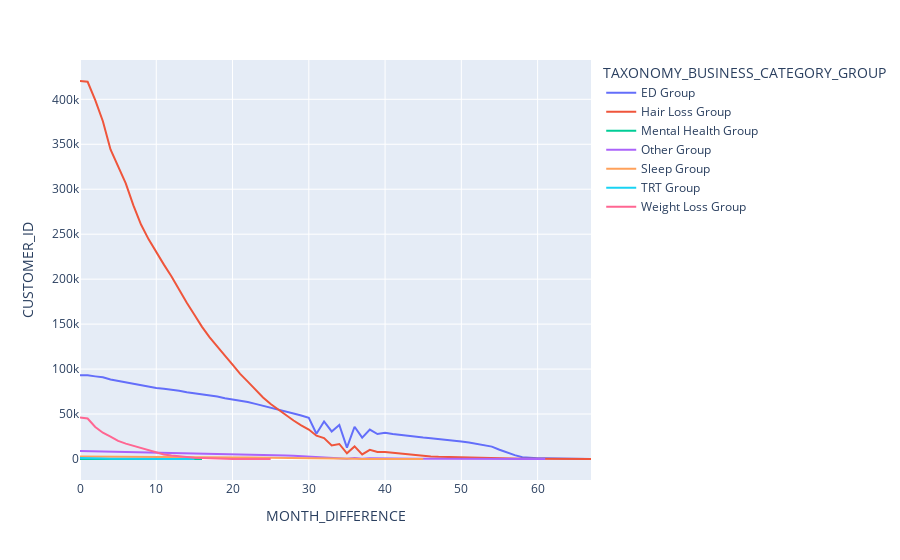
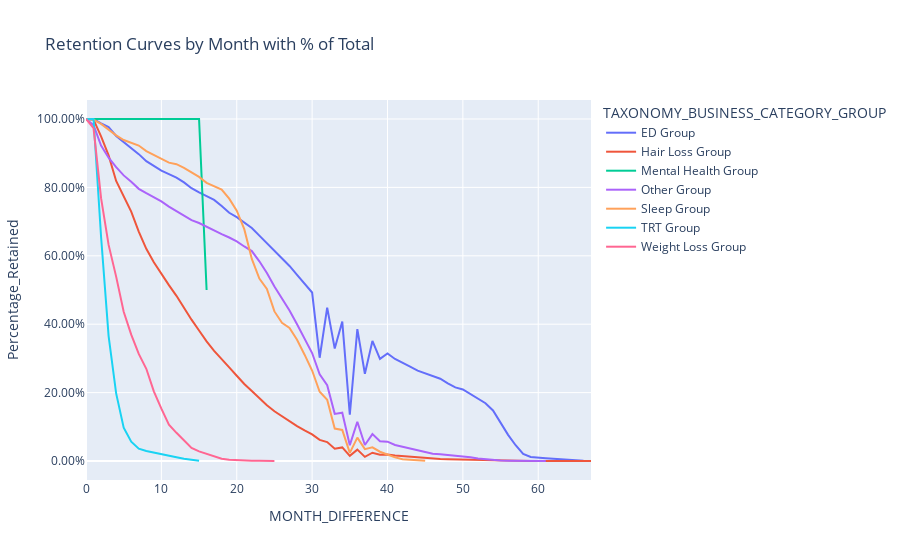

The notebook cell saved with these charts, in order:
### Code cell
##Draw some retention curves for easy analysis across products

taxonomy_grouping = final_table.groupby(by=["TAXONOMY_BUSINESS_CATEGORY_GROUP", "MONTH_DIFFERENCE"], dropna=False).CUSTOMER_ID.nunique()
taxonomy_grouping = taxonomy_grouping.reset_index()
# taxonomy_grouping
fig = px.line(taxonomy_grouping, x="MONTH_DIFFERENCE", y="CUSTOMER_ID", color='TAXONOMY_BUSINESS_CATEGORY_GROUP')
fig.show()


taxonomy_grouping['Percentage_Retained'] = taxonomy_grouping['CUSTOMER_ID'] / taxonomy_grouping.groupby('TAXONOMY_BUSINESS_CATEGORY_GROUP')['CUSTOMER_ID'].transform('max')
fig = px.line(taxonomy_grouping, x="MONTH_DIFFERENCE", y="Percentage_Retained", color='TAXONOMY_BUSINESS_CATEGORY_GROUP' , title="Retention Curves by Month with % of Total")
fig.update_layout(yaxis_tickformat=".2%")
fig.show()

### Figure 1 — Plotly figure (JSON) as saved in the notebook; plotly's stock layout.template omitted (floating-point values rounded to 4 significant figures)
{"data": [{"hovertemplate": "TAXONOMY_BUSINESS_CATEGORY_GROUP=ED Group<br>MONTH_DIFFERENCE=%{x}<br>CUSTOMER_ID=%{y}<extra></extra>", "legendgroup": "ED Group", "line": {"color": "#636efa", "dash": "solid"}, "marker": {"symbol": "circle"}, "mode": "lines", "name": "ED Group", "orientation": "v", "showlegend": true, "type": "scatter", "x": [0, 1, 2, 3, 4, 5, 6, 7, 8, 9, 10, 11, 12, 13, 14, 15, 16, 17, 18, 19, 20, 21, 22, 23, 24, 25, 26, 27, 28, 29, 30, 31, 32, 33, 34, 35, 36, 37, 38, 39, 40, 41, 42, 43, 44, 45, 46, 47, 48, 49, 50, 51, 52, 53, 54, 55, 56, 57, 58, 59, 60, 61, 62, 63, 64, 65, 66, 67], "xaxis": "x", "y": [93050, 93061, 91894, 90845, 88444, 86779, 85341, 83500, 81591, 80269, 79021, 78051, 77091, 75809, 74220, 73070, 72024, 71035, 69399, 67551, 66373, 64869, 63393, 61322, 59296, 57407, 55179, 53070, 50661, 48384, 45839, 28101, 41718, 30612, 37945, 12641, 35887, 23742, 32659, 27786, 29282, 27770, 26613, 25678, 24605, 23852, 23166, 22397, 21142, 20039, 19478, 18280, 17026, 15715, 13745, 10300, 7123, 4294, 1937, 1113, 855, 772, 624, 442, 287, 162, 55, 7], "yaxis": "y"}, {"hovertemplate": "TAXONOMY_BUSINESS_CATEGORY_GROUP=Hair Loss Group<br>MONTH_DIFFERENCE=%{x}<br>CUSTOMER_ID=%{y}<extra></extra>", "legendgroup": "Hair Loss Group", "line": {"color": "#EF553B", "dash": "solid"}, "marker": {"symbol": "circle"}, "mode": "lines", "name": "Hair Loss Group", "orientation": "v", "showlegend": true, "type": "scatter", "x": [0, 1, 2, 3, 4, 5, 6, 7, 8, 9, 10, 11, 12, 13, 14, 15, 16, 17, 18, 19, 20, 21, 22, 23, 24, 25, 26, 27, 28, 29, 30, 31, 32, 33, 34, 35, 36, 37, 38, 39, 40, 41, 42, 43, 44, 45, 46, 47, 48, 49, 50, 51, 52, 53, 54, 55, 56, 57, 58, 59, 60, 61, 62, 63, 64, 65, 66, 67], "xaxis": "x", "y": [420361, 419496, 399038, 375620, 344157, 324902, 306534, 281998, 260748, 244282, 229661, 216146, 203050, 188211, 173694, 160357, 146981, 135306, 125633, 115011, 104833, 94658, 86082, 76814, 68444, 61107, 54782, 49225, 42819, 37507, 32749, 25933, 23243, 14997, 16698, 6292, 13995, 5103, 10169, 7741, 7867, 6860, 5961, 5104, 4209, 3323, 2772, 2379, 2124, 1891, 1615, 1238, 1042, 862, 720, 563, 493, 388, 252, 145, 84, 70, 53, 35, 24, 16, 7, 3], "yaxis": "y"}, {"hovertemplate": "TAXONOMY_BUSINESS_CATEGORY_GROUP=Mental Health Group<br>MONTH_DIFFERENCE=%{x}<br>CUSTOMER_ID=%{y}<extra></extra>", "legendgroup": "Mental Health Group", "line": {"color": "#00cc96", "dash": "solid"}, "marker": {"symbol": "circle"}, "mode": "lines", "name": "Mental Health Group", "orientation": "v", "showlegend": true, "type": "scatter", "x": [0, 1, 2, 3, 4, 5, 6, 7, 8, 9, 10, 11, 12, 13, 14, 15, 16], "xaxis": "x", "y": [2, 2, 2, 2, 2, 2, 2, 2, 2, 2, 2, 2, 2, 2, 2, 2, 1], "yaxis": "y"}, {"hovertemplate": "TAXONOMY_BUSINESS_CATEGORY_GROUP=Other Group<br>MONTH_DIFFERENCE=%{x}<br>CUSTOMER_ID=%{y}<extra></extra>", "legendgroup": "Other Group", "line": {"color": "#ab63fa", "dash": "solid"}, "marker": {"symbol": "circle"}, "mode": "lines", "name": "Other Group", "orientation": "v", "showlegend": true, "type": "scatter", "x": [0, 1, 2, 3, 4, 5, 6, 7, 8, 9, 10, 11, 12, 13, 14, 15, 16, 17, 18, 19, 20, 21, 22, 23, 24, 25, 26, 27, 28, 29, 30, 31, 32, 33, 34, 35, 36, 37, 38, 39, 40, 41, 42, 43, 44, 45, 46, 47, 48, 49, 50, 51, 52, 53, 54, 55, 56, 57, 58, 59, 60, 61], "xaxis": "x", "y": [8910, 8748, 8218, 7902, 7654, 7441, 7275, 7091, 6977, 6871, 6763, 6628, 6509, 6381, 6276, 6201, 6101, 6008, 5913, 5823, 5722, 5589, 5468, 5203, 4899, 4545, 4245, 3922, 3562, 3175, 2813, 2260, 1975, 1228, 1258, 413, 1021, 418, 700, 516, 504, 418, 373, 314, 263, 220, 191, 177, 159, 141, 116, 95, 63, 45, 24, 11, 8, 6, 5, 4, 3, 1], "yaxis": "y"}, {"hovertemplate": "TAXONOMY_BUSINESS_CATEGORY_GROUP=Sleep Group<br>MONTH_DIFFERENCE=%{x}<br>CUSTOMER_ID=%{y}<extra></extra>", "legendgroup": "Sleep Group", "line": {"color": "#FFA15A", "dash": "solid"}, "marker": {"symbol": "circle"}, "mode": "lines", "name": "Sleep Group", "orientation": "v", "showlegend": true, "type": "scatter", "x": [0, 1, 2, 3, 4, 5, 6, 7, 8, 9, 10, 11, 12, 13, 14, 15, 16, 17, 18, 19, 20, 21, 22, 23, 24, 25, 26, 27, 28, 29, 30, 31, 32, 33, 34, 35, 36, 37, 38, 39, 40, 41, 42, 43, 44, 45], "xaxis": "x", "y": [2657, 2651, 2619, 2571, 2530, 2494, 2474, 2451, 2408, 2380, 2346, 2318, 2306, 2278, 2242, 2207, 2161, 2135, 2108, 2038, 1945, 1801, 1570, 1417, 1337, 1162, 1074, 1034, 942, 826, 703, 538, 476, 252, 241, 63, 182, 92, 106, 72, 48, 28, 14, 10, 5, 1], "yaxis": "y"}, {"hovertemplate": "TAXONOMY_BUSINESS_CATEGORY_GROUP=TRT Group<br>MONTH_DIFFERENCE=%{x}<br>CUSTOMER_ID=%{y}<extra></extra>", "legendgroup": "TRT Group", "line": {"color": "#19d3f3", "dash": "solid"}, "marker": {"symbol": "circle"}, "mode": "lines", "name": "TRT Group", "orientation": "v", "showlegend": true, "type": "scatter", "x": [0, 1, 2, 3, 4, 5, 6, 7, 8, 9, 10, 11, 12, 13, 14, 15], "xaxis": "x", "y": [1187, 1188, 779, 434, 235, 116, 67, 43, 35, 29, 24, 17, 13, 8, 5, 1], "yaxis": "y"}, {"hovertemplate": "TAXONOMY_BUSINESS_CATEGORY_GROUP=Weight Loss Group<br>MONTH_DIFFERENCE=%{x}<br>CUSTOMER_ID=%{y}<extra></extra>", "legendgroup": "Weight Loss Group", "line": {"color": "#FF6692", "dash": "solid"}, "marker": {"symbol": "circle"}, "mode": "lines", "name": "Weight Loss Group", "orientation": "v", "showlegend": true, "type": "scatter", "x": [0, 1, 2, 3, 4, 5, 6, 7, 8, 9, 10, 11, 12, 13, 14, 15, 16, 17, 18, 19, 20, 21, 22, 23, 24, 25], "xaxis": "x", "y": [46256, 45024, 35541, 29228, 24940, 20175, 17086, 14480, 12471, 9418, 7074, 4922, 3811, 2801, 1780, 1298, 977, 576, 311, 156, 91, 57, 25, 21, 14, 9], "yaxis": "y"}], "layout": {"autosize": true, "legend": {"title": {"text": "TAXONOMY_BUSINESS_CATEGORY_GROUP"}, "tracegroupgap": 0}, "margin": {"t": 60}, "xaxis": {"anchor": "y", "autorange": true, "domain": [0, 1], "range": [0, 67], "title": {"text": "MONTH_DIFFERENCE"}, "type": "linear"}, "yaxis": {"anchor": "x", "autorange": true, "domain": [0, 1], "range": [-23350.0, 443700.0], "title": {"text": "CUSTOMER_ID"}, "type": "linear"}}}

### Figure 2 — Plotly figure (JSON) as saved in the notebook; plotly's stock layout.template omitted (floating-point values rounded to 4 significant figures)
{"data": [{"hovertemplate": "TAXONOMY_BUSINESS_CATEGORY_GROUP=ED Group<br>MONTH_DIFFERENCE=%{x}<br>Percentage_Retained=%{y}<extra></extra>", "legendgroup": "ED Group", "line": {"color": "#636efa", "dash": "solid"}, "marker": {"symbol": "circle"}, "mode": "lines", "name": "ED Group", "orientation": "v", "showlegend": true, "type": "scatter", "x": [0, 1, 2, 3, 4, 5, 6, 7, 8, 9, 10, 11, 12, 13, 14, 15, 16, 17, 18, 19, 20, 21, 22, 23, 24, 25, 26, 27, 28, 29, 30, 31, 32, 33, 34, 35, 36, 37, 38, 39, 40, 41, 42, 43, 44, 45, 46, 47, 48, 49, 50, 51, 52, 53, 54, 55, 56, 57, 58, 59, 60, 61, 62, 63, 64, 65, 66, 67], "xaxis": "x", "y": [0.9999, 1, 0.9875, 0.9762, 0.9504, 0.9325, 0.917, 0.8973, 0.8767, 0.8625, 0.8491, 0.8387, 0.8284, 0.8146, 0.7975, 0.7852, 0.7739, 0.7633, 0.7457, 0.7259, 0.7132, 0.6971, 0.6812, 0.6589, 0.6372, 0.6169, 0.5929, 0.5703, 0.5444, 0.5199, 0.4926, 0.302, 0.4483, 0.3289, 0.4077, 0.1358, 0.3856, 0.2551, 0.3509, 0.2986, 0.3147, 0.2984, 0.286, 0.2759, 0.2644, 0.2563, 0.2489, 0.2407, 0.2272, 0.2153, 0.2093, 0.1964, 0.183, 0.1689, 0.1477, 0.1107, 0.07654, 0.04614, 0.02081, 0.01196, 0.009188, 0.008296, 0.006705, 0.00475, 0.003084, 0.001741, 0.000591, 7.522e-05], "yaxis": "y"}, {"hovertemplate": "TAXONOMY_BUSINESS_CATEGORY_GROUP=Hair Loss Group<br>MONTH_DIFFERENCE=%{x}<br>Percentage_Retained=%{y}<extra></extra>", "legendgroup": "Hair Loss Group", "line": {"color": "#EF553B", "dash": "solid"}, "marker": {"symbol": "circle"}, "mode": "lines", "name": "Hair Loss Group", "orientation": "v", "showlegend": true, "type": "scatter", "x": [0, 1, 2, 3, 4, 5, 6, 7, 8, 9, 10, 11, 12, 13, 14, 15, 16, 17, 18, 19, 20, 21, 22, 23, 24, 25, 26, 27, 28, 29, 30, 31, 32, 33, 34, 35, 36, 37, 38, 39, 40, 41, 42, 43, 44, 45, 46, 47, 48, 49, 50, 51, 52, 53, 54, 55, 56, 57, 58, 59, 60, 61, 62, 63, 64, 65, 66, 67], "xaxis": "x", "y": [1, 0.9979, 0.9493, 0.8936, 0.8187, 0.7729, 0.7292, 0.6708, 0.6203, 0.5811, 0.5463, 0.5142, 0.483, 0.4477, 0.4132, 0.3815, 0.3497, 0.3219, 0.2989, 0.2736, 0.2494, 0.2252, 0.2048, 0.1827, 0.1628, 0.1454, 0.1303, 0.1171, 0.1019, 0.08923, 0.07791, 0.06169, 0.05529, 0.03568, 0.03972, 0.01497, 0.03329, 0.01214, 0.02419, 0.01842, 0.01871, 0.01632, 0.01418, 0.01214, 0.01001, 0.007905, 0.006594, 0.005659, 0.005053, 0.004499, 0.003842, 0.002945, 0.002479, 0.002051, 0.001713, 0.001339, 0.001173, 0.000923, 0.0005995, 0.0003449, 0.0001998, 0.0001665, 0.0001261, 8.326e-05, 5.709e-05, 3.806e-05, 1.665e-05, 7.137e-06], "yaxis": "y"}, {"hovertemplate": "TAXONOMY_BUSINESS_CATEGORY_GROUP=Mental Health Group<br>MONTH_DIFFERENCE=%{x}<br>Percentage_Retained=%{y}<extra></extra>", "legendgroup": "Mental Health Group", "line": {"color": "#00cc96", "dash": "solid"}, "marker": {"symbol": "circle"}, "mode": "lines", "name": "Mental Health Group", "orientation": "v", "showlegend": true, "type": "scatter", "x": [0, 1, 2, 3, 4, 5, 6, 7, 8, 9, 10, 11, 12, 13, 14, 15, 16], "xaxis": "x", "y": [1, 1, 1, 1, 1, 1, 1, 1, 1, 1, 1, 1, 1, 1, 1, 1, 0.5], "yaxis": "y"}, {"hovertemplate": "TAXONOMY_BUSINESS_CATEGORY_GROUP=Other Group<br>MONTH_DIFFERENCE=%{x}<br>Percentage_Retained=%{y}<extra></extra>", "legendgroup": "Other Group", "line": {"color": "#ab63fa", "dash": "solid"}, "marker": {"symbol": "circle"}, "mode": "lines", "name": "Other Group", "orientation": "v", "showlegend": true, "type": "scatter", "x": [0, 1, 2, 3, 4, 5, 6, 7, 8, 9, 10, 11, 12, 13, 14, 15, 16, 17, 18, 19, 20, 21, 22, 23, 24, 25, 26, 27, 28, 29, 30, 31, 32, 33, 34, 35, 36, 37, 38, 39, 40, 41, 42, 43, 44, 45, 46, 47, 48, 49, 50, 51, 52, 53, 54, 55, 56, 57, 58, 59, 60, 61], "xaxis": "x", "y": [1, 0.9818, 0.9223, 0.8869, 0.859, 0.8351, 0.8165, 0.7958, 0.7831, 0.7712, 0.759, 0.7439, 0.7305, 0.7162, 0.7044, 0.696, 0.6847, 0.6743, 0.6636, 0.6535, 0.6422, 0.6273, 0.6137, 0.584, 0.5498, 0.5101, 0.4764, 0.4402, 0.3998, 0.3563, 0.3157, 0.2536, 0.2217, 0.1378, 0.1412, 0.04635, 0.1146, 0.04691, 0.07856, 0.05791, 0.05657, 0.04691, 0.04186, 0.03524, 0.02952, 0.02469, 0.02144, 0.01987, 0.01785, 0.01582, 0.01302, 0.01066, 0.007071, 0.005051, 0.002694, 0.001235, 0.0008979, 0.0006734, 0.0005612, 0.0004489, 0.0003367, 0.0001122], "yaxis": "y"}, {"hovertemplate": "TAXONOMY_BUSINESS_CATEGORY_GROUP=Sleep Group<br>MONTH_DIFFERENCE=%{x}<br>Percentage_Retained=%{y}<extra></extra>", "legendgroup": "Sleep Group", "line": {"color": "#FFA15A", "dash": "solid"}, "marker": {"symbol": "circle"}, "mode": "lines", "name": "Sleep Group", "orientation": "v", "showlegend": true, "type": "scatter", "x": [0, 1, 2, 3, 4, 5, 6, 7, 8, 9, 10, 11, 12, 13, 14, 15, 16, 17, 18, 19, 20, 21, 22, 23, 24, 25, 26, 27, 28, 29, 30, 31, 32, 33, 34, 35, 36, 37, 38, 39, 40, 41, 42, 43, 44, 45], "xaxis": "x", "y": [1, 0.9977, 0.9857, 0.9676, 0.9522, 0.9387, 0.9311, 0.9225, 0.9063, 0.8957, 0.883, 0.8724, 0.8679, 0.8574, 0.8438, 0.8306, 0.8133, 0.8035, 0.7934, 0.767, 0.732, 0.6778, 0.5909, 0.5333, 0.5032, 0.4373, 0.4042, 0.3892, 0.3545, 0.3109, 0.2646, 0.2025, 0.1791, 0.09484, 0.0907, 0.02371, 0.0685, 0.03463, 0.03989, 0.0271, 0.01807, 0.01054, 0.005269, 0.003764, 0.001882, 0.0003764], "yaxis": "y"}, {"hovertemplate": "TAXONOMY_BUSINESS_CATEGORY_GROUP=TRT Group<br>MONTH_DIFFERENCE=%{x}<br>Percentage_Retained=%{y}<extra></extra>", "legendgroup": "TRT Group", "line": {"color": "#19d3f3", "dash": "solid"}, "marker": {"symbol": "circle"}, "mode": "lines", "name": "TRT Group", "orientation": "v", "showlegend": true, "type": "scatter", "x": [0, 1, 2, 3, 4, 5, 6, 7, 8, 9, 10, 11, 12, 13, 14, 15], "xaxis": "x", "y": [0.9992, 1, 0.6557, 0.3653, 0.1978, 0.09764, 0.0564, 0.0362, 0.02946, 0.02441, 0.0202, 0.01431, 0.01094, 0.006734, 0.004209, 0.0008418], "yaxis": "y"}, {"hovertemplate": "TAXONOMY_BUSINESS_CATEGORY_GROUP=Weight Loss Group<br>MONTH_DIFFERENCE=%{x}<br>Percentage_Retained=%{y}<extra></extra>", "legendgroup": "Weight Loss Group", "line": {"color": "#FF6692", "dash": "solid"}, "marker": {"symbol": "circle"}, "mode": "lines", "name": "Weight Loss Group", "orientation": "v", "showlegend": true, "type": "scatter", "x": [0, 1, 2, 3, 4, 5, 6, 7, 8, 9, 10, 11, 12, 13, 14, 15, 16, 17, 18, 19, 20, 21, 22, 23, 24, 25], "xaxis": "x", "y": [1, 0.9734, 0.7684, 0.6319, 0.5392, 0.4362, 0.3694, 0.313, 0.2696, 0.2036, 0.1529, 0.1064, 0.08239, 0.06055, 0.03848, 0.02806, 0.02112, 0.01245, 0.006723, 0.003373, 0.001967, 0.001232, 0.0005405, 0.000454, 0.0003027, 0.0001946], "yaxis": "y"}], "layout": {"autosize": true, "legend": {"title": {"text": "TAXONOMY_BUSINESS_CATEGORY_GROUP"}, "tracegroupgap": 0}, "title": {"text": "Retention Curves by Month with % of Total"}, "xaxis": {"anchor": "y", "autorange": true, "domain": [0, 1], "range": [0, 67], "title": {"text": "MONTH_DIFFERENCE"}, "type": "linear"}, "yaxis": {"anchor": "x", "autorange": true, "domain": [0, 1], "range": [-0.05555, 1.056], "tickformat": ".2%", "title": {"text": "Percentage_Retained"}, "type": "linear"}}}
